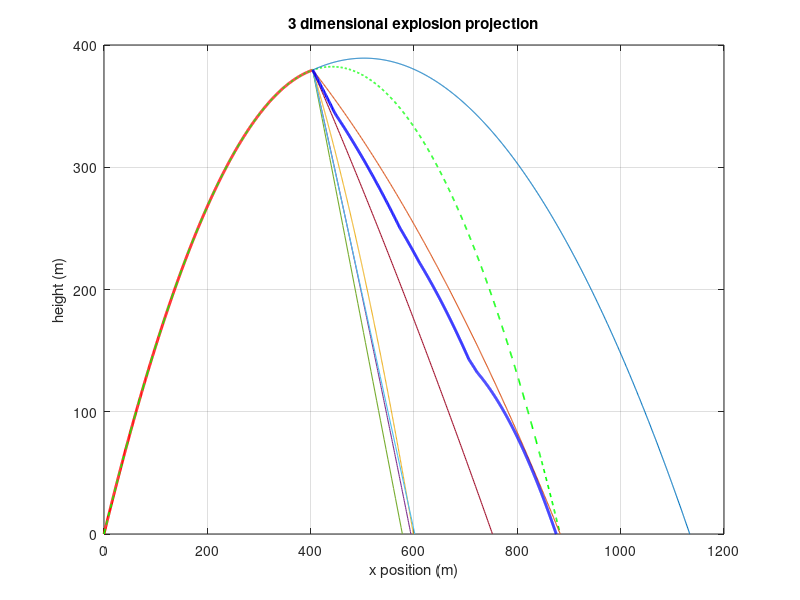

This chart was generated by the following MATLAB code: (Note: this script raises an error after producing the figure.)
%% This program simulates and calculates the centre of mass of a bomb following a projectile motion
% In this program it is assumed that the bomb starts at on piece and then
% explodes into multiple fragments
clear ; clc; %clear previous program
%% Setting up paremters
M = 100; % the mass in kg
phi = pi/3; % the angle that the bomb starts at in deg
theta = 0; % angle from x axis, in x-y plane. shot along x-axis
speed = 100; % the initial speed of the bomb in m/s
x_speed = speed*cos(theta)*cos(phi) ; % x component of the speed
y_speed = speed*sin(theta)*cos(phi);
z_speed = speed*sin(phi) ; % z component of the speed
v = [x_speed, y_speed, z_speed];
g = 9.81; % the acceleraton of gravity in m+/s^2
z_at_peak = z_speed^2/(2*g);
time_at_peak = z_speed/g;
x_at_peak = x_speed*time_at_peak;
y_at_peak = y_speed*time_at_peak; %0
%range of explosion is between quarter and three-quarters through
%doing this here because we need speed and position right before explosion
% explosion_time = time_at_peak + rand*time_at_peak*0.5;
explosion_time = time_at_peak*0.5 +rand*time_at_peak;
velocity_pre_explosion = [x_speed, y_speed, 0]; %z set later, x-y constant
explosion_position = [0, 0, 0];
%% the trajectory of the bomb
tau = 0.01; %timestep
Nsteps = ceil((2*time_at_peak)/tau); % number of steps
explosion_step = ceil(explosion_time/tau);
x_position = zeros(1, Nsteps+1);
y_position = zeros(1, Nsteps+1);
z_position = zeros(1, Nsteps+1);
for i=2:Nsteps+1
% now we will update the velocity and the position since the acceleration
% is constant
    t = i*tau ; % current time
% from the kinematic equations
    x_position(i) = x_speed*t; % x = xo +v(ox)t 
    y_position(i) = y_speed*t; %0
    z_position(i) = z_speed*t - 0.5*g*t^2 ; % y = yo + v(oy)t-gt^2/2
    if i == explosion_step
        velocity_pre_explosion(3) = z_speed - g*t;
        explosion_position = [x_position(i), y_position(i), z_position(i)];
    end
    if z_position(i) < 0 %to counter error due to rounding
        z_position(i) = 0;
        x_position(i) = x_speed*2*time_at_peak;
        y_position(i) = y_speed*2*time_at_peak; %0
    end
end
%% plotting 
clf ; % clear and move forward
% plot3(x_position(1, 1:explosion_step), y_position(1, 1:explosion_step), ...
%     z_position(1, 1:explosion_step),'r-','LineWidth',2)
plot(x_position(1, 1:explosion_step), z_position(1, 1:explosion_step), ...
    'r-', 'LineWidth', 2);
grid on
hold on
% plot3(x_position, y_position, z_position,'g--','Linewidth',1.2)
plot(x_position, z_position,'g--','Linewidth',1.2)
title('3 dimensional explosion projection')
xlabel('x position (m)')
ylabel('height (m)')
%zlabel('height (m)')
grid on
hold on

%randomise some aspects of explosion
explosion_impulse_time = 0.1;
n_fragments = 4 + ceil(rand*3); %5-7
fragment_masses = zeros(1, n_fragments);
remaining_mass = M;
for i=1:n_fragments-1
    %largest fragment is less than 60% of remainder, greater than 10%
    %this way we don't have (or 'ignore') minisicule pieces
    fragment_masses(i) = (0.1*remaining_mass) + (0.5*rand*remaining_mass);
    remaining_mass = remaining_mass - fragment_masses(i);
end
fragment_masses(n_fragments) = remaining_mass;

%if each fragment is a circle sector, with sides R = 0.25,
%the angle for each sector is given by
fragment_angles_theta = (2*pi)*(fragment_masses/M);
fragment_angles_phi = (pi)*(fragment_masses/M);
%randomising a starting point, relative to the horizontal
explosion_force = 10000 + (rand*5000); %newtons
impulse = explosion_force*explosion_impulse_time;
x_speed_fragments = zeros(1, n_fragments);
y_speed_fragments = zeros(1, n_fragments);
z_speed_fragments = zeros(1, n_fragments);
starting_angle_theta = rand*2*pi;
starting_angle_phi = rand*pi;%randomised initially, cimulative
%getting initial velocities, conservation of momentum
for i=1:n_fragments
    
    %the centre of mass of each circle sector with angle gamma, is along
    %the radius starting from gamma/2 (due to symmetry).
    %so, the angle from from the horizontal to the direction each fragment
    %will fly off in is given by
    
    alpha = starting_angle_theta + fragment_angles_theta(i)/2;
    beta = starting_angle_phi + fragment_angles_phi(i)/2;
    
    %mv(aft) - mv(bef) = ft
    %v(aft) = (ft/m)+v(bef) or v(aft) = (ft + v(bef))/m
    
    x_speed_fragments(i) = (impulse*cos(alpha)*cos(beta) + ...
        (fragment_masses(i)*velocity_pre_explosion(1)))/fragment_masses(i);
    
    y_speed_fragments(i) = (impulse*sin(alpha)*cos(beta) + ...
        (fragment_masses(i)*velocity_pre_explosion(2)))/fragment_masses(i);
    
    z_speed_fragments(i) = (impulse*sin(beta) + ...
        (fragment_masses(i)*velocity_pre_explosion(3)))/fragment_masses(i);
    
    starting_angle_theta = starting_angle_theta + fragment_angles_theta(i);
    starting_angle_phi = starting_angle_phi + fragment_angles_phi(i);
end
%these get extended, in the following loop
fragment_x_positions = zeros(n_fragments, 1);
fragment_y_positions = zeros(n_fragments, 1);
fragment_z_positions = zeros(n_fragments, 1);

all_midair = ones(1, n_fragments);
reached_ground = 0; %n of fragments that reached ground
midair = true;
k = 0; %while loop counter
while (midair)
    t = tau*k;
    k = k+1;
    for i=1:n_fragments
        if all_midair(i)
            fragment_x_positions(i, k) = (x_speed_fragments(i)*t)+explosion_position(1);
            fragment_y_positions(i, k) = (y_speed_fragments(i)*t)+explosion_position(2);
            fragment_z_positions(i, k) = ((z_speed_fragments(i)*t)-(0.5*g*t^2))+explosion_position(3);
            if (fragment_z_positions(i, k) < 0)
                fragment_z_positions(i, k) = 0;
                t_to_ground_1 = (z_speed_fragments(i)/g) + (((z_speed_fragments(i)^2) + (2*g*explosion_position(3)))^0.5)/g;
%                 t_to_ground_2 = (z_speed_fragments(i)/g) - (((z_speed_fragments(i)^2) + (2*g*explosion_position(3)))^0.5)/g;
                fragment_x_positions(i, k) = explosion_position(1) + (x_speed_fragments(i)*t_to_ground_1);
                fragment_y_positions(i, k) = explosion_position(2) + (y_speed_fragments(i)*t_to_ground_1);
                
                all_midair(i) = 0;
                reached_ground = reached_ground + 1;
                if (reached_ground == n_fragments)
                    midair = false;
                    %DO NOT ADD 'BREAK', still need x-y positions to be set
                end
            end
        else
            % already on the floor, x-y positions constant. z = 0
            fragment_x_positions(i, k) = fragment_x_positions(i, k-1);
            fragment_y_positions(i, k) = fragment_y_positions(i, k-1);
        end
    end
end

%plotting the trajectory of the peices
for i=1:n_fragments
%     plot3(fragment_x_positions(i, :), fragment_y_positions(i, :), fragment_z_positions(i, :),'LineWidth',0.8);
    plot(fragment_x_positions(i, :), fragment_z_positions(i, :),'LineWidth',0.8);
    grid on
    hold on
end


centre_of_mass = zeros(3, k);
for j=1:k
    for i=1:n_fragments
        centre_of_mass(1, j) = centre_of_mass(1, j) + (fragment_x_positions(i, j) * fragment_masses(i));
        centre_of_mass(2, j) = centre_of_mass(2, j) + (fragment_y_positions(i, j) * fragment_masses(i));
        centre_of_mass(3, j) = centre_of_mass(3, j) + (fragment_z_positions(i, j) * fragment_masses(i));
    end
end
centre_of_mass = centre_of_mass/M;

%plot3(centre_of_mass(1, :),centre_of_mass(2, :),centre_of_mass(3, :), ...
%    'b-', 'lineWidth', 2) % plotting the centre of mass trajectory
plot(centre_of_mass(1, :),centre_of_mass(3, :), 'b-', 'lineWidth', 2)
f_names = strings(1, 3 + n_fragments);
f_names(1) = 'bomb';
f_names(2) = 'expected trajectory';
for i=3:2+n_fragments
    f_names(i) = 'fragment ' + string(i-2);
end
f_names(n_fragments+3) = 'centre of mass';
legend(f_names) %remove this to view graph clearly